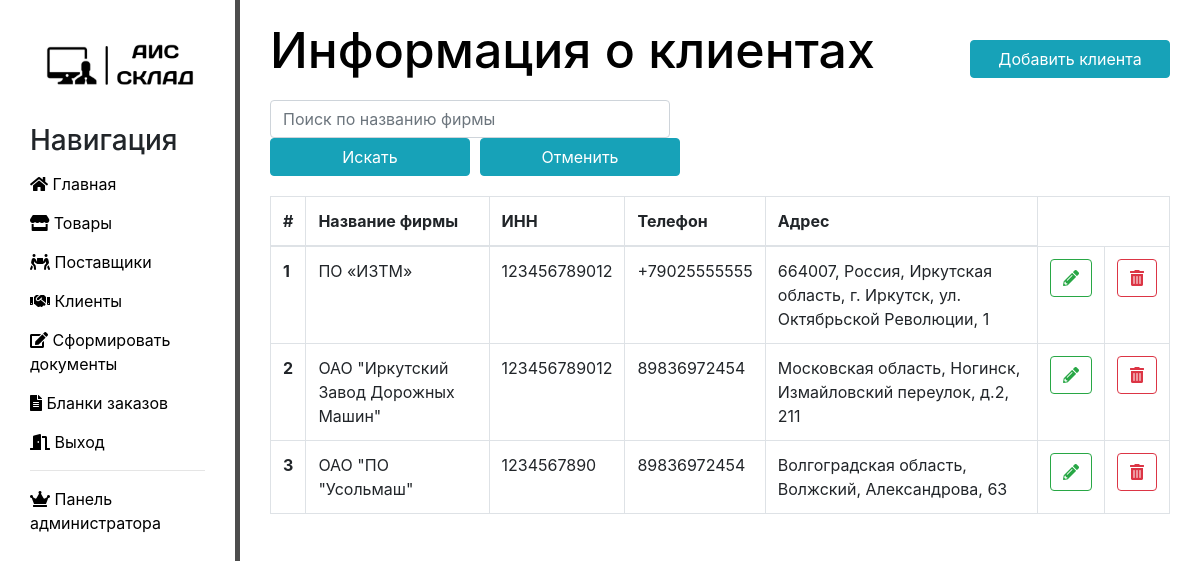
The page /clients (signed in) on the database its author committed.
### main/models.py (models this page shows, shortened)
class Client(models.Model):
    client_name = models.CharField('Название фирмы', max_length=255)
    inn = models.BigIntegerField('ИНН')
    phone = models.CharField('Телефон', max_length=12)
    address = models.CharField('Адрес', max_length=255)
    class Meta:
        verbose_name = 'Клиент'
        verbose_name_plural = 'Клиенты'

### main/views.py (the view, shortened to what this page needs)
# urls.py: path('clients', views.clients_func, name='clients'),
def clients_func(request):
    search_query = request.GET.get('search', '').upper()
    clients = Client.objects.all()
    key_list = []
    message = ''
    return render(request, 'main/clients_inform.html', {'clients': clients, 'key': key_list, 'message': message})

### main/templates/main/clients_inform.html (shortened to what this page needs)
{% extends 'main/layout.html' %}
{% block content %}
    <div class="features">
    <h1>Информация о клиентах
        <a href="{% url 'add_client' %}"> <button type="button" class="btn btn-info">Добавить клиента</button></a>
       </h1>
        <div>
            <form action="{% url 'clients' %}" method="GET" class="form-inline my-2 my-lg-0">
          <input type="search" class="form-control mr-sm-2" placeholder="Поиск по названию фирмы" name="search" style="width: 400px;">
          <button type="Submit" class="btn btn-info my-2 my-sm-0" name = "Submit" value="Submit" >Искать</button>
          <button type="Submit" class="btn btn-info my-2 my-sm-0" name = "Cancel" value="Reset" style="margin-left:10px;">Отменить</button>
            </form>
         </div>
          <p style="padding: 10px;">{{message}}</p>
        <table class="table table-bordered">
   <thead>
    <tr>
      <th scope="col">#</th>
      <th scope="col">Название фирмы</th>
      <th scope="col">ИНН</th>
      <th scope="col">Телефон</th>
      <th scope="col">Адрес</th>
    </tr>
  </thead>
  <tbody>
  {% if clients %}
   {% for el in clients %}
        {% if key %}
            {% for k in key %}
                    {% if el.id == k %}
    <tr>
      <th scope="row">{{el.id}}</th>
      <td>{{el.client_name}}</td>
      <td>{{el.inn}}</td>
      <td>{{el.phone}}</td>
      <td>{{el.address}}</td>
     <td><a href="{% url 'update_client' el.id %}"> <button class="btn btn-outline-success"><i class="fas fa-pencil-alt"></i></button></a></td>
      <td><a href="{% url 'delete_client' el.id %}"><button type="submit" class="btn btn-outline-danger"><i class="fas fa-trash-alt"></i></button></a></td>
    </tr>
                {% endif %}
            {% endfor %}
        {% else %}
        <tr>
      <th scope="row">{{el.id}}</th>
      <td>{{el.client_name}}</td>
      <td>{{el.inn}}</td>
      <td>{{el.phone}}</td>
      <td>{{el.address}}</td>
     <td><a href="{% url 'update_client' el.id %}"> <button class="btn btn-outline-success"><i class="fas fa-pencil-alt"></i></button></a></td>
      <td><a href="{% url 'delete_client' el.id %}"><button type="submit" class="btn btn-outline-danger"><i class="fas fa-trash-alt"></i></button></a></td>
    </tr>
        {% endif %}
   {% endfor %}
  {% else %}
        <p>У вас нет клиентов</p>
  {% endif %}
  </tbody>
</table>
    </div>
{% endblock %}

### main/templates/main/layout.html (shortened to what this page needs)
{% load static %}
<!doctype html>
<html lang="en">
<head>
    <link rel="stylesheet"  href = "https://stackpath.bootstrapcdn.com/bootstrap/4.3.1/css/bootstrap.min.css">
    <link rel="stylesheet" href="{% static 'main/css/main.css' %}">
    <link rel="stylesheet" href="https://use.fontawesome.com/releases/v5.8.2/css/all.css">
</head>
<body>
    <aside>
         <img src="{% static 'main/img/logo.png' %}" width="100%"   alt="logo">
        <h3>Навигация</h3>
        <ul>
           <a href="{% url 'home' %}" ><li><i class="fas fa-home"></i></i> Главная</li></a>
            {% if user.is_authenticated %}
           <a href="{% url 'products' %}"><li><i class="fas fa-store"></i> Товары</li></a>
           <a href="{% url 'providers' %}" ><li><i class="fas fa-people-carry"></i> Поставщики</li></a>
            <a href="{% url 'clients' %}"><li><i class="fas fa-handshake"></i> Клиенты</li></a>
            {% for group in request.user.groups.all %}
            {% if group.name == 'Заведующий складом' or group.name == 'Администратор сайта' %}
              <a href="{% url 'documents' %}"><li><i class="fas fa-edit"></i></i> Сформировать документы</li></a>
            {% else %}
              <a href="{% url 'documents' %}"><li><i class="fas fa-edit"></i></i> Посмотреть документы</li></a>
                {% endif %}
            {% endfor %}
           <a href="{% url 'my-view' %}"><li><i class="fas fa-file-alt"></i> Бланки заказов</li></a>
            <a href="{% url 'logout' %}"><li><i class="fas fa-door-open"></i></i> Выход</li></a>
            {% else %}
            <a href="{% url 'login' %}"><li><i class="fas fa-sign-in-alt"></i> Войти</li></a>
            {% endif %}
            {% if user.is_superuser %}
            <hr>
            <a href="{% url 'admin:index' %}"><li><i class="fas fa-crown"></i> Панель администратора</li></a>
            {% endif %}
        </ul>
    </aside>
    <main>
       {% block content %}
    {% endblock %}
    </main>
</body>
</html>

### main/static/main/css/main.css (style rules this page uses)
body { background: ; }
aside { float: left; background: white; width: 20%; padding: 2.5%; height: 100vh; border-right: 5px solid #4d4d4d; }
aside h3 { margin-top: 20px; font-size: 28px; }
aside img { padding: 0% }
aside ul { padding: 0%; }
aside ul li { color: black; display: block; margin-top: 15px; transition: transform .5s ease; }
main .features { float:left; color: black; margin: 20px 10px 10px 30px; text-align: left; width: 75%; }
main .features h1 { font-size: 50px; margin-bottom: 20px; }
main .features p { max-width: 50%; margin: 0px ; }
form { width:60% }
.btn-info { float: right; margin-top:20px; width: 200px; }

### rows shown on the page
Client: id "1", client_name "ПО «ИЗТМ»", inn "123456789012", phone "+79025555555", address "664007, Россия, Иркутская область, г. Иркутск, ул. Октябрьской Революции, 1"
Client: id "2", client_name "ОАО \"Иркутский Завод Дорожных Машин\"", inn "123456789012", phone "89836972454", address "Московская область, Ногинск, Измайловский переулок, д.2, 211"
Client: id "3", client_name "ОАО \"ПО \"Усольмаш\"", inn "1234567890", phone "89836972454", address "Волгоградская область, Волжский, Александрова, 63"
